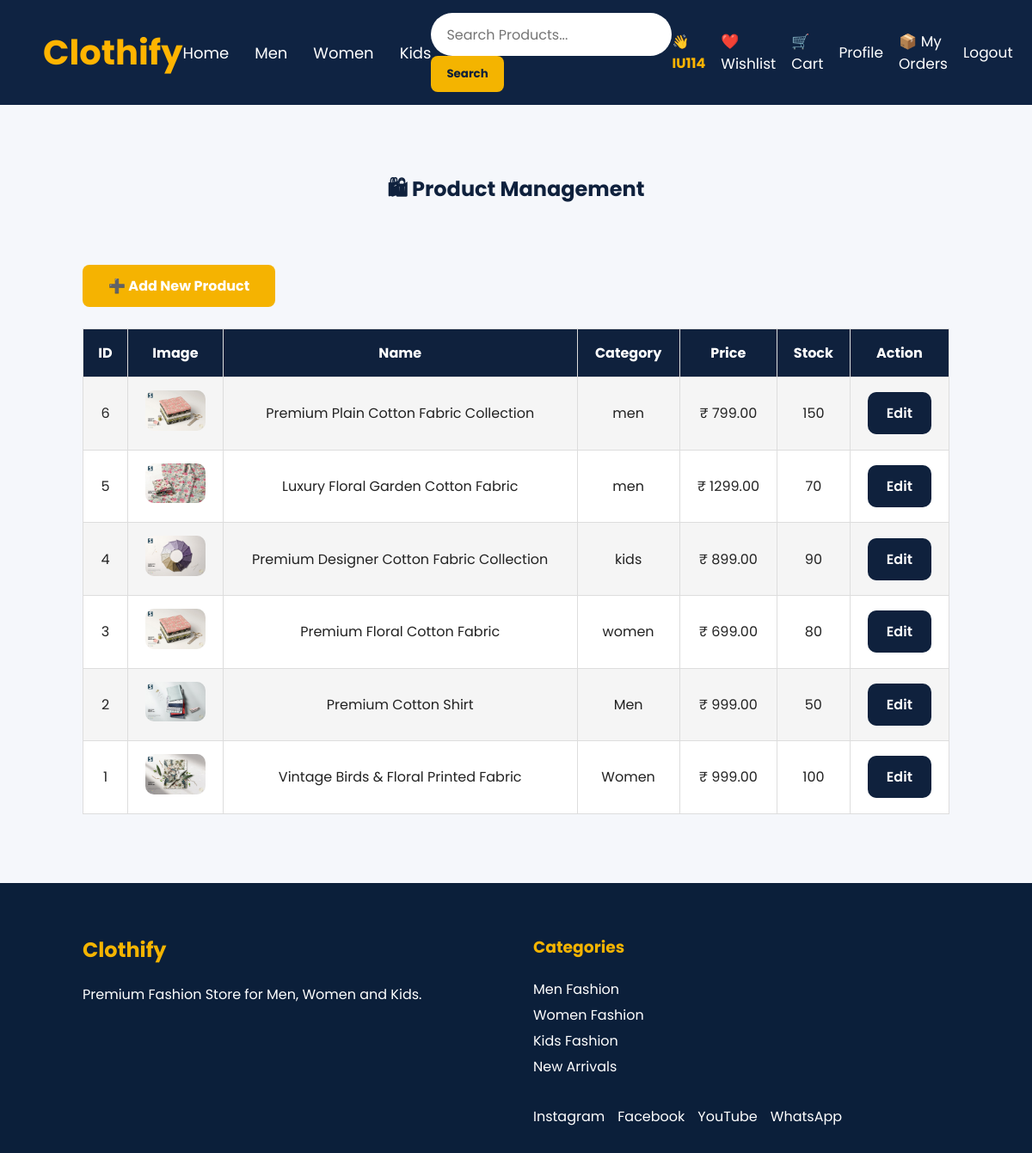
The page /admin-products/ (signed in) on the database its author committed.
### products/models.py (models this page shows, shortened)
class Product(models.Model):
    name = models.CharField(max_length=200)
    price = models.DecimalField(max_digits=10, decimal_places=2)
    original_price = models.DecimalField(
        max_digits=10,
        decimal_places=2,
        default=0
    )
    description = models.TextField()
    category = models.CharField(max_length=100)
    image = models.ImageField(upload_to='products/')
    stock = models.PositiveIntegerField(default=0)
    rating = models.DecimalField(
        max_digits=2,
        decimal_places=1,
        default=5.0
    )
    discount = models.PositiveIntegerField(default=0)
    created_at = models.DateTimeField(auto_now_add=True)

### products/views.py (the view)
@staff_member_required
def admin_products(request):
    products = Product.objects.all().order_by("-id")
    return render(
        request,
        "admin_products.html",
        {
            "products": products
        }
    )

### templates/admin_products.html (shortened to what this page needs)
{% load static %}
<!DOCTYPE html>
<html>
<head>
    <link rel="stylesheet" href="{% static 'css/style.css' %}">
</head>
<body>
{% include 'navbar.html' %}
<section class="dashboard">
<h1>🛍 Product Management</h1>
<br>
<a href="/admin/products/product/add/" class="shop-btn">
➕ Add New Product
</a>
<br><br>
<table class="admin-table">
<tr>
<th>ID</th>
<th>Image</th>
<th>Name</th>
<th>Category</th>
<th>Price</th>
<th>Stock</th>
<th>Action</th>
</tr>
{% for product in products %}
<tr>
<td>{{ product.id }}</td>
<td>
<img src="{{ product.image.url }}" width="70">
</td>
<td>{{ product.name }}</td>
<td>{{ product.category }}</td>
<td>₹ {{ product.price }}</td>
<td>{{ product.stock }}</td>
<td>
<a href="/admin/products/product/{{ product.id }}/change/" class="cart-btn">
Edit
</a>
</td>
</tr>
{% endfor %}
</table>
</section>
{% include 'footer.html' %}
</body>
</html>

### templates/navbar.html
{% load static %}
<nav class="navbar">
    <div class="logo">
        <a href="/">Clothify</a>
    </div>
    <ul class="menu">
        <li><a href="/">Home</a></li>
        <li><a href="/men/">Men</a></li>
        <li><a href="/women/">Women</a></li>
        <li><a href="/kids/">Kids</a></li>
    </ul>
<div class="search-box">
    <form action="{% url 'home' %}" method="GET">
        <input
            type="text"
            name="q"
            placeholder="Search Products..."
            value="{{ request.GET.q }}"
        >
        <button type="submit">
            Search
        </button>
    </form>
</div>
    <div class="nav-icons">
        {% if user.is_authenticated %}
            <span class="username">
                👋 {{ user.username }}
            </span>
            <a href="{% url 'wishlist' %}">❤️ Wishlist</a>
            <a href="{% url 'cart' %}">🛒 Cart</a>
            <a href="{% url 'profile' %}">Profile</a>
            <a href="{% url 'my_orders' %}">📦 My Orders</a>
            <a href="{% url 'logout' %}">Logout</a>
        {% else %}
            <a href="{% url 'login' %}">Login</a>
            <a href="{% url 'register' %}">Register</a>
        {% endif %}
    </div>
</nav>

### static/css/style.css (style rules this page uses)
* { margin:0; padding:0; box-sizing:border-box; font-family:'Poppins',sans-serif; }
html { scroll-behavior:smooth; }
body { background:#f7f9fc; color:#222; }
.navbar { display:flex; justify-content:space-between; align-items:center; padding:15px 50px; background:#0f213d; }
.logo { font-size:40px; font-weight:bold; color:#ffb400; }
.menu { display:flex; list-style:none; gap:30px; }
.menu li { list-style:none; }
.menu a { color:white; text-decoration:none; font-size:20px; }
.search-box input { width:300px; padding:10px; border-radius:8px; border:none; }
.nav-icons { display:flex; gap:20px; }
.nav-icons a { color:white; text-decoration:none; }
.search-box { display:flex; align-items:center; gap:10px; }
.search-box button { height:42px; padding:0 18px; border:none; border-radius:8px; background:#F4B400; color:#0B1F3A; font-weight:bold; cursor:pointer; }
.shop-btn { background:#ffb400; color:#0B1F3A; padding:18px 40px; border-radius:12px; text-decoration:none; font-weight:bold; transition:.3s; }
.search-box input { width:340px; height:50px; border-radius:30px; border:none; padding:0 20px; font-size:17px; }
.wishlist-btn, .cart-btn, .buy-btn { text-decoration:none; padding:13px 22px; border-radius:10px; font-size:16px; font-weight:600; transition:.3s; }
.cart-btn { background:#0F213D; color:white; }
.navbar { display:flex; justify-content:space-between; align-items:center; padding:15px 50px; background:#0f2342; position:sticky; top:0; z-index:1000; }
.logo a { text-decoration:none; font-size:40px; font-weight:bold; color:#ffb400; }
.menu li a { text-decoration:none; color:white; font-size:18px; transition:.3s; }
.search-box input { width:280px; padding:10px 18px; border:none; border-radius:30px; outline:none; font-size:16px; }
.nav-icons { display:flex; align-items:center; gap:18px; }
.nav-icons a { text-decoration:none; color:white; font-size:17px; transition:.3s; }
.username { color:#ffb400; font-weight:bold; }
.shop-btn { display:inline-block; padding:12px 30px; background:#F5B301; color:#fff; text-decoration:none; border-radius:8px; transition:.3s; }
.dashboard { padding:80px 8%; background:#f5f7fb; min-height:80vh; }
.dashboard h1 { text-align:center; color:#0F213D; margin-bottom:40px; }
.admin-table { width:100%; border-collapse:collapse; background:white; }
.admin-table th, .admin-table td { border:1px solid #ddd; padding:15px; text-align:center; }
.admin-table th { background:#0F213D; color:white; }
.admin-table tr:nth-child(even) { background:#f5f5f5; }
.admin-table img { border-radius:10px; }

### rows shown on the page
Product: id "6", image (picture), name "Premium Plain Cotton Fabric Collection", category "men", price "799.00", stock "150"
Product: id "5", image (picture), name "Luxury Floral Garden Cotton Fabric", category "men", price "1299.00", stock "70"
Product: id "4", image (picture), name "Premium Designer Cotton Fabric Collection", category "kids", price "899.00", stock "90"
Product: id "3", image (picture), name "Premium Floral Cotton Fabric", category "women", price "699.00", stock "80"
Product: id "2", image (picture), name "Premium Cotton Shirt", category "Men", price "999.00", stock "50"
Product: id "1", image (picture), name "Vintage Birds & Floral Printed Fabric", category "Women", price "999.00", stock "100"

### other values the page prints
{{ user.username }} "IU114"
